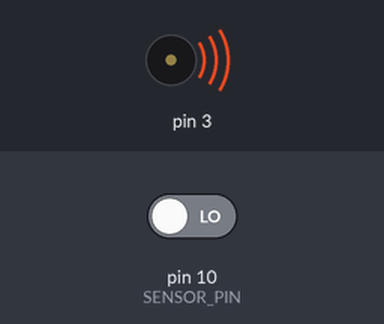
A sketch run on a simulated Arduino Uno, built with avr-gcc and run on an emulated ATmega328P. Parts: buzzer (waves = sounding). Inputs (shaded band) come from the test bench; at power-on: pin 10 (SENSOR_PIN) LOW.

Above: at 1.2 s.
1.3 s: pin 10 (SENSOR_PIN) driven HIGH
At 1.6 s:
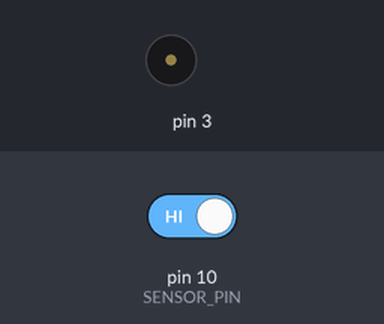
2.8 s: pin 10 (SENSOR_PIN) driven LOW
At 4.0 s:
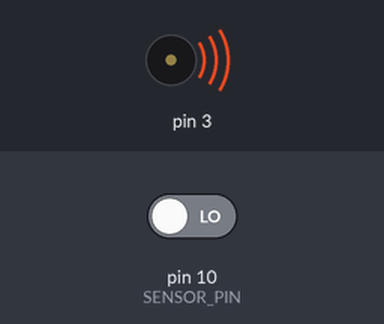
Timing chart, 0 to 5.8 s (numbered marks = the images above; inputs shaded):
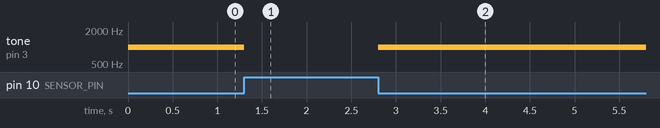

Measured:
- after the input at 1.3 s, tone on pin 3: 1000 Hz → silent at once
- after the input at 2.8 s, tone on pin 3: silent → 1000 Hz at once

The sketch:

sketch_oct23a.ino
```cpp
const int SENSOR_PIN = 10;
int currentState;

void setup() {
  Serial.begin(9600);
  pinMode(SENSOR_PIN, INPUT);
}

void loop() {
  currentState = digitalRead(SENSOR_PIN);

  if(currentState == HIGH) {
    noTone(3);
  }
  else {
    tone(3, 1000);
  }
}
```
